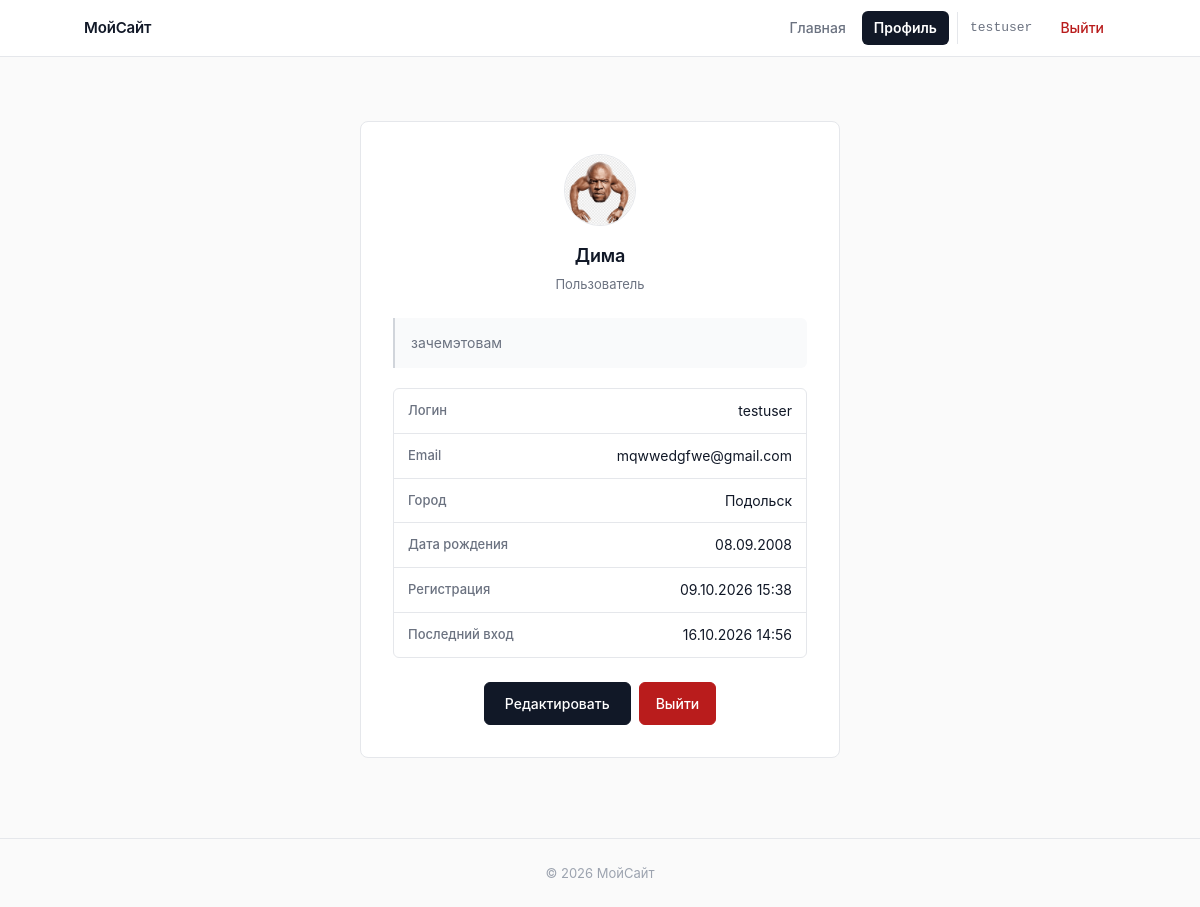
Screenshot of /profile/ (signed in) with the database file from the repository.
### hi/models.py (models this page shows, shortened)
class Profile(models.Model):
    user = models.OneToOneField(User, on_delete=models.CASCADE, related_name='profile')
    avatar = models.ImageField(upload_to='avatars/', blank=True, null=True, verbose_name="Аватар")
    bio = models.TextField(max_length=500, blank=True, verbose_name="О себе")
    city = models.CharField(max_length=100, blank=True, verbose_name="Город")
    birth_date = models.DateField(null=True, blank=True, verbose_name="Дата рождения")
    class Meta:
        verbose_name = "Профиль"
        verbose_name_plural = "Профили"

### hi/views.py (the view)
# urls.py: path('profile/', views.profile_view, name='profile'),
@login_required(login_url='login')
def profile_view(request):
    profile, _ = Profile.objects.get_or_create(user=request.user)
    user_media_count = MediaContent.objects.filter(author=request.user).count()
    return render(request, 'hi/profile.html', {
        'profile': profile,
        'user_media_count': user_media_count,
    })

### hi/templates/hi/profile.html (shortened to what this page needs)
{% extends 'hi/base.html' %}
{% block content %}
<div class="profile-card">
    {% if profile.avatar %}
        <img src="{{ profile.avatar.url }}" alt="Аватар" class="profile-avatar-img">
    {% else %}
        <div class="profile-avatar">{{ user.username|first|upper }}</div>
    {% endif %}
    <h2>{{ user.first_name|default:user.username }}</h2>
    <p class="profile-role">
        {% if user.is_staff %}Администратор{% else %}Пользователь{% endif %}
    </p>
    {% if profile.bio %}
        <p class="profile-bio">{{ profile.bio }}</p>
    {% endif %}
    <ul class="profile-info">
        <li><strong>Логин</strong><span>{{ user.username }}</span></li>
        <li><strong>Email</strong><span>{{ user.email|default:"—" }}</span></li>
        {% if profile.city %}
            <li><strong>Город</strong><span>{{ profile.city }}</span></li>
        {% endif %}
        {% if profile.birth_date %}
            <li><strong>Дата рождения</strong><span>{{ profile.birth_date|date:"d.m.Y" }}</span></li>
        {% endif %}
        <li><strong>Регистрация</strong><span>{{ user.date_joined|date:"d.m.Y H:i" }}</span></li>
        <li><strong>Последний вход</strong><span>{{ user.last_login|date:"d.m.Y H:i" }}</span></li>
    </ul>
    <div class="profile-actions">
        <a href="{% url 'profile_edit' %}" class="btn-primary">Редактировать</a>
        <a href="{% url 'logout' %}" class="btn-danger">Выйти</a>
    </div>
</div>
{% endblock %}

### hi/templates/hi/base.html (shortened to what this page needs)
{% load static %}
<!DOCTYPE html>
<html lang="ru">
<head>
    <link rel="stylesheet" href="{% static 'hi/style.css' %}">
</head>
<body>
    <nav class="navbar">
        <div class="nav-container">
            <a href="{% url 'home' %}" class="logo">МойСайт</a>
            <div class="nav-links">
                {% if user.is_authenticated %}
                    {% with url_name=request.resolver_match.url_name %}
                        <a href="{% url 'home' %}"
                           class="nav-item {% if url_name == 'home' %}active{% endif %}">Главная</a>
                        <a href="{% url 'profile' %}"
                           class="nav-item {% if url_name == 'profile' or url_name == 'profile_edit' %}active{% endif %}">Профиль</a>
                    {% endwith %}
                    <span class="user-badge">{{ user.username }}</span>
                    <a href="{% url 'logout' %}" class="btn-logout">Выйти</a>
                {% else %}
                    {% with url_name=request.resolver_match.url_name %}
                        <a href="{% url 'login' %}"
                           class="nav-item {% if url_name == 'login' %}active{% endif %}">Войти</a>
                    {% endwith %}
                    <a href="{% url 'register' %}" class="btn-register">Регистрация</a>
                {% endif %}
            </div>
        </div>
    </nav>
    <main class="container">
        {% block content %}{% endblock %}
    </main>
    <footer class="footer">
        <p>© 2026 МойСайт</p>
    </footer>
</body>
</html>

### hi/static/hi/style.css (style rules this page uses)
*, *::before, *::after { margin: 0; padding: 0; box-sizing: border-box; }
:root { --bg: #fafafa; --surface: #ffffff; --border: #e5e7eb; --border-strong: #d1d5db; --text: #111827; --text-muted: #6b7280; --text-subtle: #9ca3af; --accent: #111827; --accent-hover: #374151; --danger: #b91c1c; --danger-hover: #991b1b; --success-bg: #f0fdf4; --success-border: #bbf7d0; --success-text: #166534; --error-bg: #fef2f2; --error-border: #fecaca; --error-text: #991b1b; --info-bg: #f9fafb; --info-border: #e5e7eb; --info-text: #374151; --radius: 8px; --radius-sm: 6px; --shadow-sm: 0 1px 2px rgba(0, 0, 0, 0.04); --shadow: 0 1px 3px rgba(0, 0, 0, 0.06), 0 1px 2px rgba(0, 0, 0, 0.04); }
html { -webkit-text-size-adjust: 100%; -webkit-font-smoothing: antialiased; -moz-osx-font-smoothing: grayscale; }
body { font-family: -apple-system, BlinkMacSystemFont, "Segoe UI", Roboto, "Helvetica Neue", Arial, sans-serif; font-size: 15px; line-height: 1.55; color: var(--text); background: var(--bg); min-height: 100vh; display: flex; flex-direction: column; }
a { color: var(--text); text-decoration: none; border-bottom: 1px solid var(--border-strong); transition: border-color 0.15s; }
.navbar { background: var(--surface); border-bottom: 1px solid var(--border); }
.nav-container { max-width: 1080px; margin: 0 auto; padding: 0 24px; display: flex; justify-content: space-between; align-items: center; height: 56px; }
.logo { font-size: 15px; font-weight: 600; letter-spacing: -0.01em; color: var(--text); border-bottom: none; }
.nav-links { display: flex; align-items: center; gap: 4px; }
.nav-links a { font-size: 14px; color: var(--text-muted); padding: 6px 12px; border-radius: var(--radius-sm); border-bottom: none; transition: background 0.15s, color 0.15s; font-weight: 500; }
.nav-item.active { background: #111827; color: #ffffff !important; font-weight: 600; }
.btn-logout { color: var(--danger) !important; }
.user-badge { font-size: 13px; color: var(--text-muted); padding: 6px 12px; border-left: 1px solid var(--border); margin-left: 4px; font-family: ui-monospace, "SF Mono", Menlo, Consolas, monospace; }
.container { max-width: 1080px; margin: 0 auto; padding: 32px 24px 48px; flex: 1; width: 100%; }
.footer { border-top: 1px solid var(--border); padding: 24px; text-align: center; color: var(--text-subtle); font-size: 13px; }
.btn-primary { display: block; width: 100%; padding: 10px 16px; background: var(--accent); color: #ffffff; font-family: inherit; font-size: 14px; font-weight: 500; border: 1px solid var(--accent); border-radius: var(--radius-sm); cursor: pointer; transition: background 0.15s, border-color 0.15s; text-align: center; margin-top: 8px; }
.btn-danger { display: inline-block; padding: 10px 16px; background: var(--danger); color: #ffffff; font-family: inherit; font-size: 14px; font-weight: 500; border: 1px solid var(--danger); border-radius: var(--radius-sm); cursor: pointer; transition: background 0.15s, border-color 0.15s; text-align: center; }
.profile-card { max-width: 480px; margin: 32px auto; background: var(--surface); border: 1px solid var(--border); border-radius: var(--radius); padding: 32px; text-align: center; }
.profile-avatar-img { width: 72px; height: 72px; border-radius: 50%; object-fit: cover; margin: 0 auto 16px; display: block; border: 1px solid var(--border); }
.profile-card h2 { font-size: 18px; font-weight: 600; letter-spacing: -0.01em; margin-bottom: 4px; }
.profile-role { font-size: 13px; color: var(--text-muted); margin-bottom: 24px; }
.profile-bio { font-size: 14px; color: var(--text-muted); line-height: 1.6; margin: 0 0 20px; padding: 14px 16px; background: #f9fafb; border-left: 2px solid var(--border-strong); border-radius: 0 var(--radius-sm) var(--radius-sm) 0; text-align: left; }
.profile-info { list-style: none; text-align: left; border: 1px solid var(--border); border-radius: var(--radius-sm); overflow: hidden; margin-bottom: 24px; }
.profile-info li { padding: 11px 14px; border-bottom: 1px solid var(--border); font-size: 14px; display: flex; justify-content: space-between; gap: 12px; }
.profile-info li:last-child { border-bottom: none; }
.profile-info strong { font-weight: 500; color: var(--text-muted); font-size: 13px; }
.profile-actions { display: flex; gap: 8px; justify-content: center; flex-wrap: wrap; }
.profile-actions .btn-primary { width: auto; margin-top: 0; padding: 10px 20px; }

### rows the page displays
Profile: avatar (picture), bio "зачемэтовам", city "Подольск", birth_date "08.09.2008"

### other values shown
{{ user.username }} "testuser"
{{ user.first_name|default:user.username }} "Дима"
{{ user.email|default:"—" }} "mqwwedgfwe@gmail.com"
{{ user.date_joined|date:"d.m.Y H:i" }} "09.10.2026 15:38"
{{ user.last_login|date:"d.m.Y H:i" }} "16.10.2026 14:56"
